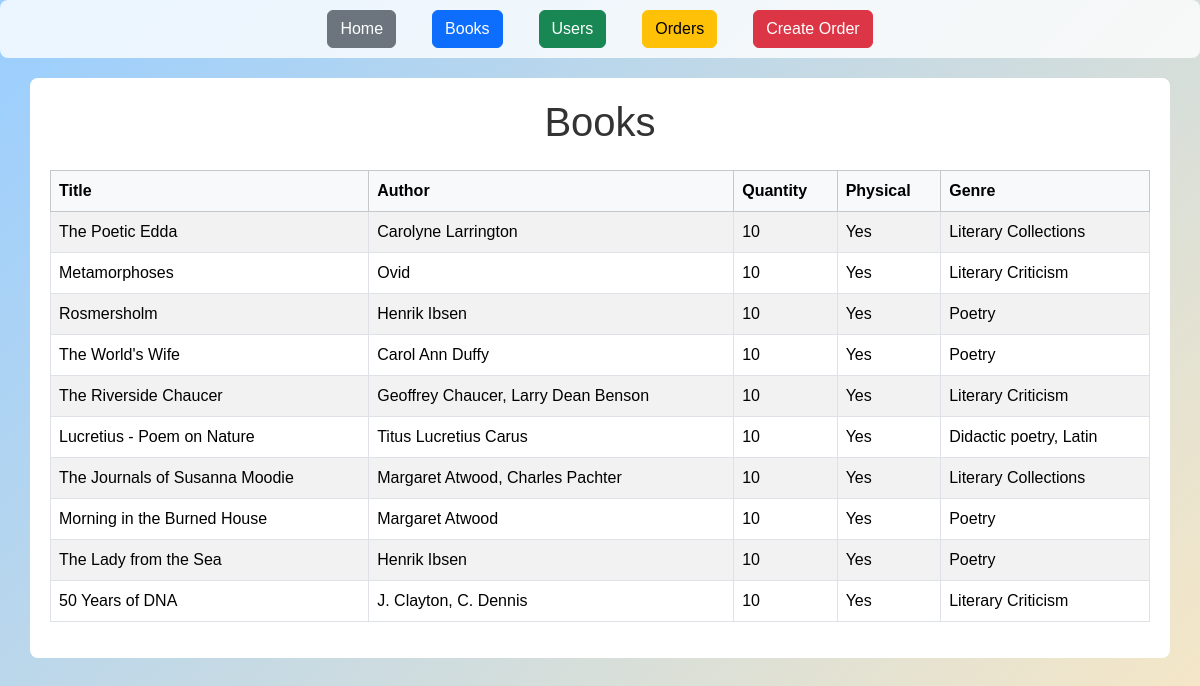
/books, run on the app's committed database.
### models/book.py (models this page shows)
class Book(db.Model):
    __tablename__ = 'book'
    id = db.mapped_column(Integer, primary_key=True)
    title = db.mapped_column(String)
    author = db.mapped_column(String)
    quantity = db.mapped_column(Integer, default=0)
    physical = db.mapped_column(Boolean, default=False)
    genre_id = db.mapped_column(Integer, ForeignKey('genre.id'))
    genre = relationship("Genre", back_populates="books")

### models/genre.py (models this page shows)
class Genre(db.Model):
    __tablename__ = 'genre'
    id = db.mapped_column(Integer, primary_key=True)
    name = db.mapped_column(String)
    books = relationship("Book", back_populates="genre")

### app.py (the view)
@app.route("/books")
def books():
    books = db.session.execute(db.select(Book)).scalars().all()
    return render_template("books.html", books=books)

### templates/books.html (shortened to what this page needs)
{% extends "base.html" %}
{% block content %}
<h1 class="text-center mb-4">Books</h1>
<table class="table table-striped table-bordered">
    <thead class="table-light">
        <tr>
            <th>Title</th>
            <th>Author</th>
            <th>Quantity</th>
            <th>Physical</th>
            <th>Genre</th>
        </tr>
    </thead>
    <tbody>
        {% for book in books %}
        <tr>
            <td>{{ book.title }}</td>
            <td>{{ book.author }}</td>
            <td>{{ book.quantity }}</td>
            <td>{{ 'Yes' if book.physical else 'No' }}</td>
            <td>{{ book.genre.name if book.genre else 'N/A' }}</td>
        </tr>
        {% endfor %}
    </tbody>
</table>
{% endblock %}

### templates/base.html (style rules this page uses)
body { font-family: "Arial", sans-serif; background: linear-gradient(135deg, #9aceff 0%, #fae8c4 100%); background-repeat: no-repeat; background-size: cover; background-attachment: fixed; color: #333; }

### data on the page
Book: title "The Poetic Edda", author "Carolyne Larrington", quantity "10", physical "Yes", genre "Literary Collections"
Book: title "Metamorphoses", author "Ovid", quantity "10", physical "Yes", genre "Literary Criticism"
Book: title "Rosmersholm", author "Henrik Ibsen", quantity "10", physical "Yes", genre "Poetry"
Book: title "The World's Wife", author "Carol Ann Duffy", quantity "10", physical "Yes", genre "Poetry"
Book: title "The Riverside Chaucer", author "Geoffrey Chaucer, Larry Dean Benson", quantity "10", physical "Yes", genre "Literary Criticism"
Book: title "Lucretius - Poem on Nature", author "Titus Lucretius Carus", quantity "10", physical "Yes", genre "Didactic poetry, Latin"
Book: title "The Journals of Susanna Moodie", author "Margaret Atwood, Charles Pachter", quantity "10", physical "Yes", genre "Literary Collections"
Book: title "Morning in the Burned House", author "Margaret Atwood", quantity "10", physical "Yes", genre "Poetry"
Book: title "The Lady from the Sea", author "Henrik Ibsen", quantity "10", physical "Yes", genre "Poetry"
Book: title "50 Years of DNA", author "J. Clayton, C. Dennis", quantity "10", physical "Yes", genre "Literary Criticism"
